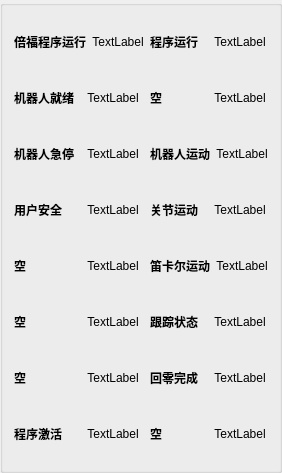
              <widget class="QGroupBox" name="groupBox_19">
               <property name="title">
                <string/>
               </property>
               <layout class="QGridLayout" name="gridLayout_40">
                <item row="0" column="0">
                 <layout class="QHBoxLayout" name="horizontalLayout_3">
                  <item>
                   <widget class="QLabel" name="label_26">
                    <property name="font">
                     <font>
                      <family>Arial</family>
                      <pointsize>-1</pointsize>
                      <italic>false</italic>
                      <bold>true</bold>
                     </font>
                    </property>
                    <property name="styleSheet">
                     <string notr="true">QLabel { font: bold 12px; qproperty-alignment: 'AlignCenter'; }</string>
                    </property>
                    <property name="text">
                     <string>倍福程序运行</string>
                    </property>
                   </widget>
                  </item>
                  <item>
                   <widget class="QLabel" name="label3_1">
                    <property name="minimumSize">
                     <size>
                      <width>50</width>
                      <height>50</height>
                     </size>
                    </property>
                    <property name="text">
                     <string>TextLabel</string>
                    </property>
                    <property name="alignment">
                     <set>Qt::AlignCenter</set>
                    </property>
                   </widget>
                  </item>
                 </layout>
                </item>
                <item row="0" column="1">
                 <layout class="QHBoxLayout" name="horizontalLayout_4">
                  <item>
                   <widget class="QLabel" name="label_40">
                    <property name="font">
                     <font>
                      <family>Arial</family>
                      <pointsize>-1</pointsize>
                      <italic>false</italic>
                      <bold>true</bold>
                     </font>
                    </property>
                    <property name="styleSheet">
                     <string notr="true">QLabel { font: bold 12px; qproperty-alignment: 'AlignCenter'; }</string>
                    </property>
                    <property name="text">
                     <string>程序运行</string>
                    </property>
                   </widget>
                  </item>
                  <item>
                   <widget class="QLabel" name="label3_9">
                    <property name="minimumSize">
                     <size>
                      <width>50</width>
                      <height>50</height>
                     </size>
                    </property>
                    <property name="text">
                     <string>TextLabel</string>
                    </property>
                    <property name="alignment">
                     <set>Qt::AlignCenter</set>
                    </property>
                   </widget>
                  </item>
                 </layout>
                </item>
                <item row="1" column="0">
                 <layout class="QHBoxLayout" name="horizontalLayout_5">
                  <item>
                   <widget class="QLabel" name="label_33">
                    <property name="font">
                     <font>
                      <family>Arial</family>
                      <pointsize>-1</pointsize>
                      <italic>false</italic>
                      <bold>true</bold>
                     </font>
                    </property>
                    <property name="styleSheet">
                     <string notr="true">QLabel { font: bold 12px; qproperty-alignment: 'AlignCenter'; }</string>
                    </property>
                    <property name="text">
                     <string>机器人就绪</string>
                    </property>
                   </widget>
                  </item>
                  <item>
                   <widget class="QLabel" name="label3_2">
                    <property name="minimumSize">
                     <size>
                      <width>50</width>
                      <height>50</height>
                     </size>
                    </property>
                    <property name="text">
                     <string>TextLabel</string>
                    </property>
                    <property name="alignment">
                     <set>Qt::AlignCenter</set>
                    </property>
                   </widget>
                  </item>
                 </layout>
                </item>
                <item row="1" column="1">
                 <layout class="QHBoxLayout" name="horizontalLayout_6">
                  <item>
                   <widget class="QLabel" name="label_41">
                    <property name="font">
                     <font>
                      <family>Arial</family>
                      <pointsize>-1</pointsize>
                      <italic>false</italic>
                      <bold>true</bold>
                     </font>
                    </property>
                    <property name="styleSheet">
                     <string notr="true">QLabel { font: bold 12px; qproperty-alignment: 'AlignCenter'; }</string>
                    </property>
                    <property name="text">
                     <string>空</string>
                    </property>
                   </widget>
                  </item>
                  <item>
                   <widget class="QLabel" name="label3_10">
                    <property name="minimumSize">
                     <size>
                      <width>50</width>
                      <height>50</height>
                     </size>
                    </property>
                    <property name="text">
                     <string>TextLabel</string>
                    </property>
                    <property name="alignment">
                     <set>Qt::AlignCenter</set>
                    </property>
                   </widget>
                  </item>
                 </layout>
                </item>
                <item row="2" column="0">
                 <layout class="QHBoxLayout" name="horizontalLayout_7">
                  <item>
                   <widget class="QLabel" name="label_34">
                    <property name="font">
                     <font>
                      <family>Arial</family>
                      <pointsize>-1</pointsize>
                      <italic>false</italic>
                      <bold>true</bold>
                     </font>
                    </property>
                    <property name="styleSheet">
                     <string notr="true">QLabel { font: bold 12px; qproperty-alignment: 'AlignCenter'; }</string>
                    </property>
                    <property name="text">
                     <string>机器人急停</string>
                    </property>
                   </widget>
                  </item>
                  <item>
                   <widget class="QLabel" name="label3_3">
                    <property name="minimumSize">
                     <size>
                      <width>50</width>
                      <height>50</height>
                     </size>
                    </property>
                    <property name="text">
                     <string>TextLabel</string>
                    </property>
                    <property name="alignment">
                     <set>Qt::AlignCenter</set>
                    </property>
                   </widget>
                  </item>
                 </layout>
                </item>
                <item row="2" column="1">
                 <layout class="QHBoxLayout" name="horizontalLayout_8">
                  <item>
                   <widget class="QLabel" name="label_42">
                    <property name="font">
                     <font>
                      <family>Arial</family>
                      <pointsize>-1</pointsize>
                      <italic>false</italic>
                      <bold>true</bold>
                     </font>
                    </property>
                    <property name="styleSheet">
                     <string notr="true">QLabel { font: bold 12px; qproperty-alignment: 'AlignCenter'; }</string>
                    </property>
                    <property name="text">
                     <string>机器人运动</string>
                    </property>
                   </widget>
                  </item>
                  <item>
                   <widget class="QLabel" name="label3_11">
                    <property name="minimumSize">
                     <size>
                      <width>50</width>
                      <height>50</height>
                     </size>
                    </property>
                    <property name="text">
                     <string>TextLabel</string>
                    </property>
                    <property name="alignment">
                     <set>Qt::AlignCenter</set>
                    </property>
                   </widget>
                  </item>
                 </layout>
                </item>
                <item row="3" column="0">
                 <layout class="QHBoxLayout" name="horizontalLayout_9">
                  <item>
                   <widget class="QLabel" name="label_35">
                    <property name="font">
                     <font>
                      <family>Arial</family>
                      <pointsize>-1</pointsize>
                      <italic>false</italic>
                      <bold>true</bold>
                     </font>
                    </property>
                    <property name="styleSheet">
                     <string notr="true">QLabel { font: bold 12px; qproperty-alignment: 'AlignCenter'; }</string>
                    </property>
                    <property name="text">
                     <string>用户安全</string>
                    </property>
                   </widget>
                  </item>
                  <item>
                   <widget class="QLabel" name="label3_4">
                    <property name="minimumSize">
                     <size>
                      <width>50</width>
                      <height>50</height>
                     </size>
                    </property>
                    <property name="text">
                     <string>TextLabel</string>
                    </property>
                    <property name="alignment">
                     <set>Qt::AlignCenter</set>
                    </property>
                   </widget>
                  </item>
                 </layout>
                </item>
                <item row="3" column="1">
                 <layout class="QHBoxLayout" name="horizontalLayout_10">
                  <item>
                   <widget class="QLabel" name="label_43">
                    <property name="font">
                     <font>
                      <family>Arial</family>
                      <pointsize>-1</pointsize>
                      <italic>false</italic>
                      <bold>true</bold>
                     </font>
                    </property>
                    <property name="styleSheet">
                     <string notr="true">QLabel { font: bold 12px; qproperty-alignment: 'AlignCenter'; }</string>
                    </property>
                    <property name="text">
                     <string>关节运动</string>
                    </property>
                   </widget>
                  </item>
                  <item>
                   <widget class="QLabel" name="label3_12">
                    <property name="minimumSize">
                     <size>
                      <width>50</width>
                      <height>50</height>
                     </size>
                    </property>
                    <property name="text">
                     <string>TextLabel</string>
                    </property>
                    <property name="alignment">
                     <set>Qt::AlignCenter</set>
                    </property>
                   </widget>
                  </item>
                 </layout>
                </item>
                <item row="4" column="0">
                 <layout class="QHBoxLayout" name="horizontalLayout_11">
                  <item>
                   <widget class="QLabel" name="label_36">
                    <property name="font">
                     <font>
                      <family>Arial</family>
                      <pointsize>-1</pointsize>
                      <italic>false</italic>
                      <bold>true</bold>
                     </font>
                    </property>
                    <property name="styleSheet">
                     <string notr="true">QLabel { font: bold 12px; qproperty-alignment: 'AlignCenter'; }</string>
                    </property>
                    <property name="text">
                     <string>空</string>
                    </property>
                   </widget>
                  </item>
                  <item>
                   <widget class="QLabel" name="label3_5">
                    <property name="minimumSize">
                     <size>
                      <width>50</width>
                      <height>50</height>
                     </size>
                    </property>
                    <property name="text">
                     <string>TextLabel</string>
                    </property>
                    <property name="alignment">
                     <set>Qt::AlignCenter</set>
                    </property>
                   </widget>
                  </item>
                 </layout>
                </item>
                <item row="4" column="1">
                 <layout class="QHBoxLayout" name="horizontalLayout_12">
                  <item>
                   <widget class="QLabel" name="label_44">
                    <property name="font">
                     <font>
                      <family>Arial</family>
                      <pointsize>-1</pointsize>
                      <italic>false</italic>
                      <bold>true</bold>
                     </font>
                    </property>
                    <property name="styleSheet">
                     <string notr="true">QLabel { font: bold 12px; qproperty-alignment: 'AlignCenter'; }</string>
                    </property>
                    <property name="text">
                     <string>笛卡尔运动</string>
                    </property>
                   </widget>
                  </item>
                  <item>
                   <widget class="QLabel" name="label3_13">
                    <property name="minimumSize">
                     <size>
                      <width>50</width>
                      <height>50</height>
                     </size>
                    </property>
                    <property name="text">
                     <string>TextLabel</string>
                    </property>
                    <property name="alignment">
                     <set>Qt::AlignCenter</set>
                    </property>
                   </widget>
                  </item>
                 </layout>
                </item>
                <item row="5" column="0">
                 <layout class="QHBoxLayout" name="horizontalLayout_13">
                  <item>
                   <widget class="QLabel" name="label_37">
                    <property name="font">
                     <font>
                      <family>Arial</family>
                      <pointsize>-1</pointsize>
                      <italic>false</italic>
                      <bold>true</bold>
                     </font>
                    </property>
                    <property name="styleSheet">
                     <string notr="true">QLabel { font: bold 12px; qproperty-alignment: 'AlignCenter'; }</string>
                    </property>
                    <property name="text">
                     <string>空</string>
                    </property>
                   </widget>
                  </item>
                  <item>
                   <widget class="QLabel" name="label3_6">
                    <property name="minimumSize">
                     <size>
                      <width>50</width>
                      <height>50</height>
                     </size>
                    </property>
                    <property name="text">
                     <string>TextLabel</string>
                    </property>
                    <property name="alignment">
                     <set>Qt::AlignCenter</set>
                    </property>
                   </widget>
                  </item>
                 </layout>
                </item>
                <item row="5" column="1">
                 <layout class="QHBoxLayout" name="horizontalLayout_14">
                  <item>
                   <widget class="QLabel" name="label_45">
                    <property name="font">
                     <font>
                      <family>Arial</family>
                      <pointsize>-1</pointsize>
                      <italic>false</italic>
                      <bold>true</bold>
                     </font>
                    </property>
                    <property name="styleSheet">
                     <string notr="true">QLabel { font: bold 12px; qproperty-alignment: 'AlignCenter'; }</string>
                    </property>
                    <property name="text">
                     <string>跟踪状态</string>
                    </property>
                   </widget>
                  </item>
                  <item>
                   <widget class="QLabel" name="label3_14">
                    <property name="minimumSize">
                     <size>
                      <width>50</width>
                      <height>50</height>
                     </size>
                    </property>
                    <property name="text">
                     <string>TextLabel</string>
                    </property>
                    <property name="alignment">
                     <set>Qt::AlignCenter</set>
                    </property>
                   </widget>
                  </item>
                 </layout>
                </item>
                <item row="6" column="0">
                 <layout class="QHBoxLayout" name="horizontalLayout_15">
                  <item>
                   <widget class="QLabel" name="label_38">
                    <property name="font">
                     <font>
                      <family>Arial</family>
                      <pointsize>-1</pointsize>
                      <italic>false</italic>
                      <bold>true</bold>
                     </font>
                    </property>
                    <property name="styleSheet">
                     <string notr="true">QLabel { font: bold 12px; qproperty-alignment: 'AlignCenter'; }</string>
                    </property>
                    <property name="text">
                     <string>空</string>
                    </property>
                   </widget>
                  </item>
                  <item>
                   <widget class="QLabel" name="label3_7">
                    <property name="minimumSize">
                     <size>
                      <width>50</width>
                      <height>50</height>
                     </size>
                    </property>
                    <property name="text">
                     <string>TextLabel</string>
                    </property>
                    <property name="alignment">
                     <set>Qt::AlignCenter</set>
                    </property>
                   </widget>
                  </item>
                 </layout>
                </item>
                <item row="6" column="1">
                 <layout class="QHBoxLayout" name="horizontalLayout_16">
                  <item>
                   <widget class="QLabel" name="label_46">
                    <property name="font">
                     <font>
                      <family>Arial</family>
                      <pointsize>-1</pointsize>
                      <italic>false</italic>
                      <bold>true</bold>
                     </font>
                    </property>
                    <property name="styleSheet">
                     <string notr="true">QLabel { font: bold 12px; qproperty-alignment: 'AlignCenter'; }</string>
                    </property>
                    <property name="text">
                     <string>回零完成</string>
                    </property>
                   </widget>
                  </item>
                  <item>
                   <widget class="QLabel" name="label3_15">
                    <property name="minimumSize">
                     <size>
                      <width>50</width>
                      <height>50</height>
                     </size>
                    </property>
                    <property name="text">
                     <string>TextLabel</string>
                    </property>
                    <property name="alignment">
                     <set>Qt::AlignCenter</set>
                    </property>
                   </widget>
                  </item>
                 </layout>
                </item>
                <item row="7" column="0">
                 <layout class="QHBoxLayout" name="horizontalLayout_17">
                  <item>
                   <widget class="QLabel" name="label_39">
                    <property name="font">
                     <font>
                      <family>Arial</family>
                      <pointsize>-1</pointsize>
                      <italic>false</italic>
                      <bold>true</bold>
                     </font>
                    </property>
                    <property name="styleSheet">
                     <string notr="true">QLabel { font: bold 12px; qproperty-alignment: 'AlignCenter'; }</string>
                    </property>
                    <property name="text">
                     <string>程序激活</string>
                    </property>
                   </widget>
                  </item>
                  <item>
                   <widget class="QLabel" name="label3_8">
                    <property name="minimumSize">
                     <size>
                      <width>50</width>
                      <height>50</height>
                     </size>
                    </property>
                    <property name="text">
                     <string>TextLabel</string>
                    </property>
                    <property name="alignment">
                     <set>Qt::AlignCenter</set>
                    </property>
                   </widget>
                  </item>
                 </layout>
                </item>
                <item row="7" column="1">
                 <layout class="QHBoxLayout" name="horizontalLayout_18">
                  <item>
                   <widget class="QLabel" name="label_47">
                    <property name="font">
                     <font>
                      <family>Arial</family>
                      <pointsize>-1</pointsize>
                      <italic>false</italic>
                      <bold>true</bold>
                     </font>
                    </property>
                    <property name="styleSheet">
                     <string notr="true">QLabel { font: bold 12px; qproperty-alignment: 'AlignCenter'; }</string>
                    </property>
                    <property name="text">
                     <string>空</string>
                    </property>
                   </widget>
                  </item>
                  <item>
                   <widget class="QLabel" name="label3_16">
                    <property name="minimumSize">
                     <size>
                      <width>50</width>
                      <height>50</height>
                     </size>
                    </property>
                    <property name="text">
                     <string>TextLabel</string>
                    </property>
                    <property name="alignment">
                     <set>Qt::AlignCenter</set>
                    </property>
                   </widget>
                  </item>
                 </layout>
                </item>
               </layout>
              </widget>
